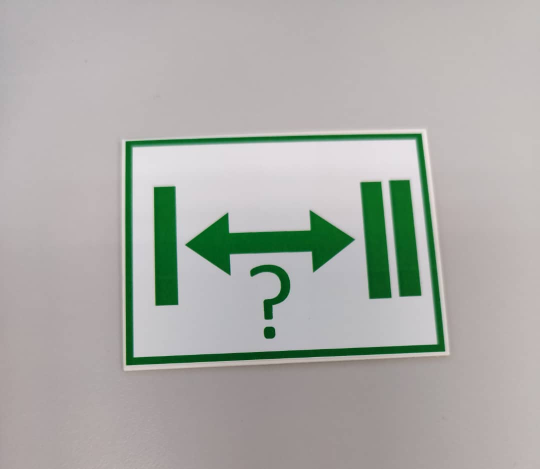
#> input picture NHM Week 3/Symbol-images/Measuring distance.jpeg, 1080 x 938 px (shown at 1/2 size)
$ python -i MatthewSymbol.py   (imports and definitions only)
#> lines starting #> are read from the running program, lines starting #| are printed output that depends on the picture; after the words box and inside, x2 and y2 are one past the last pixel; in counts of white or black regions, pixels touching at a corner belong together
#> further down, picture is the input picture: shape (938, 1080, 3); mean B, G, R 168.3, 172.7, 171.8
import cv2
import numpy as np
import os
from picamera2 import Picamera2
from collections import deque

# Initialize Raspberry Pi Camera
def initialize_camera():
    try:
        picam2 = Picamera2()
        picam2.configure(picam2.create_preview_configuration(main={"size": (640, 480)}))
        picam2.start()
        return picam2
    except RuntimeError as e:
        print(f"Camera initialization failed: {e}")
        return None

# [1 line that did not run here, left out]
# [3 lines not run here, left out]

# Load and preprocess reference images using ORB
reference_images = {}
orb = cv2.ORB_create()

script_dir = os.path.dirname(os.path.abspath(__file__))  # Get script directory
# [9 lines not run here, left out]

# ORB Feature Matching
# [25 lines left out: function match_image, not called in this run]

# Improved Shape Detection Function
def detect_shapes(frame):
    gray = cv2.cvtColor(frame, cv2.COLOR_BGR2GRAY)
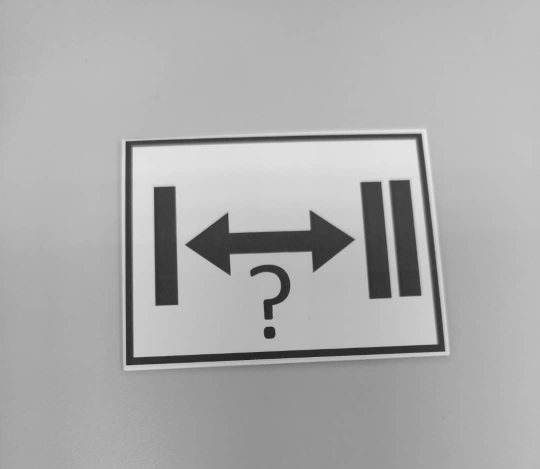
#> gray: shape (938, 1080) (shown at 1/2 size); min 25, max 236, mean 171.9
    blurred = cv2.GaussianBlur(gray, (5, 5), 0)
    _, thresh = cv2.threshold(blurred, 0, 255, cv2.THRESH_BINARY + cv2.THRESH_OTSU)
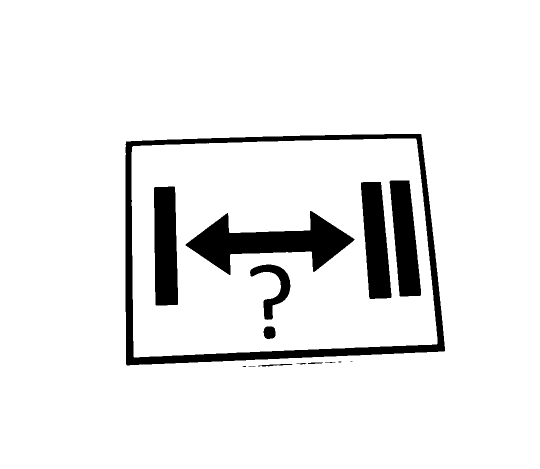
#> thresh: shape (938, 1080) (shown at 1/2 size); 92.3% white; 15 black regions (4 under 20 px), largest, box (x1, y1, x2, y2) and area: (251, 268, 890, 731) 26025, (371, 422, 709, 550) 18085, (308, 373, 356, 611) 10385
    edges = cv2.Canny(thresh, 30, 200)
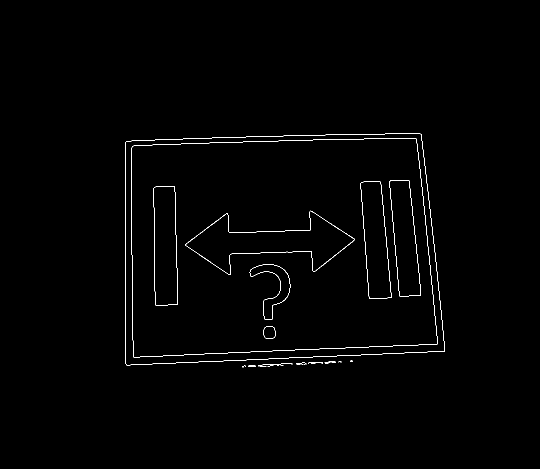
#> edges: shape (938, 1080) (shown at 1/2 size); 0.74% white in thin lines or dots, all inside (x1, y1, x2, y2) = (250, 267, 890, 735)

    # Apply morphological operations to clean up edges
    kernel = np.ones((3,3), np.uint8)
    edges = cv2.morphologyEx(edges, cv2.MORPH_CLOSE, kernel)

    contours, _ = cv2.findContours(edges, cv2.RETR_EXTERNAL, cv2.CHAIN_APPROX_SIMPLE)
#> contours = 9 contours, 3 with area under 20; largest, box (x1, y1, x2, y2) and area: (250, 267, 890, 731) 273646, (516, 727, 585, 733) 106, (592, 725, 613, 729) 45, (649, 723, 671, 727) 41, (616, 724, 646, 728) 29, (496, 731, 511, 734) 27

    shape_detected = None
    for contour in contours:
        if cv2.contourArea(contour) < 500:  # Skip small contours
            continue

        epsilon = 0.01 * cv2.arcLength(contour, True)
        approx = cv2.approxPolyDP(contour, epsilon, True)
        x, y, w, h = cv2.boundingRect(approx)

        # Draw contour and bounding box
        cv2.drawContours(frame, [approx], -1, (0, 255, 0), 2)
        cv2.rectangle(frame, (x, y), (x + w, y + h), (255, 0, 0), 2)

        # Calculate circularity
        area = cv2.contourArea(contour)
        perimeter = cv2.arcLength(contour, True)
        circularity = 4 * np.pi * area / (perimeter * perimeter) if perimeter > 0 else 0

        # Calculate convexity defects safely
        defect_count = 0
        max_defect = 0
        try:
            hull = cv2.convexHull(contour, returnPoints=False)
            if hull is not None and len(hull) > 3 and len(contour) > 3:
                defects = cv2.convexityDefects(contour, hull)
                if defects is not None:
                    defect_count = len(defects)
                    max_defect = np.max(defects[:, 0, 3]) if defect_count > 0 else 0
        except cv2.error as e:
            print(f"Convexity defect calculation skipped: {e}")
            defects = None

        # Debug output
        print(f"Debug - Sides: {len(approx)}, Circularity: {circularity:.3f}, Defects: {defect_count}, Max Defect: {max_defect}")

        # Determine shape based on properties
        sides = len(approx)
        if sides == 3:
            shape_detected = "Triangle"
        elif sides == 4:
            aspect_ratio = float(w) / h
            shape_detected = "Square" if 0.9 <= aspect_ratio <= 1.1 else "Rectangle"
        elif sides == 5:
            shape_detected = "Pentagon"
        elif sides == 6:
            shape_detected = "Hexagon"
        else:
            # Differentiate between Circle and Pac-Man
            if circularity > 0.8:
                shape_detected = "Circle"
            elif 0.5 <= circularity <= 0.8 and defect_count > 0 and max_defect > 300:
                shape_detected = "Pac-Man"
            else:
                shape_detected = "Unknown"

        # Label the shape on the frame
        cv2.putText(frame, shape_detected, (x, y - 10), cv2.FONT_HERSHEY_SIMPLEX,
                   0.6, (0, 255, 255), 2)
        break  # Only process the largest contour
#> this loop made 9 passes
#> (epsilon, approx, x, y, w, h, area, perimeter) on pass 9: (21.48, [[842, 268], [253, 282], [252, 729], [889, 702]], 252, 268, 638, 462, 273645.5, 2148)
#| Debug - Sides: 4, Circularity: 0.745, Defects: 30, Max Defect: 318
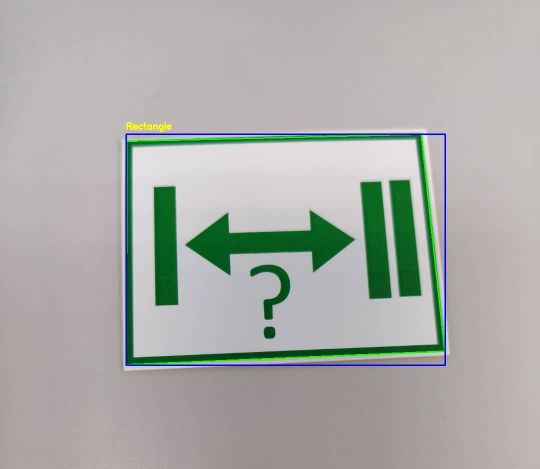
#> frame: shape (938, 1080, 3) (shown at 1/2 size); 1.21% of pixels changed, all inside (x1, y1, x2, y2) = (251, 244, 892, 732)

    return shape_detected

# Image Detection with Temporal Smoothing
# [30 lines left out: function detect_images, not called in this run]

# Main loop
prev_detections = deque()  # Store recent detections for smoothing
# [24 lines not run here, left out]

>>> import cv2
>>> picture = cv2.imread('../Symbol-images/Measuring distance.jpeg')
>>> result = detect_shapes(picture)
#> result = 'Rectangle'

$ run again, on NHM Week 3/Symbol-images/Stop Sign.jpeg
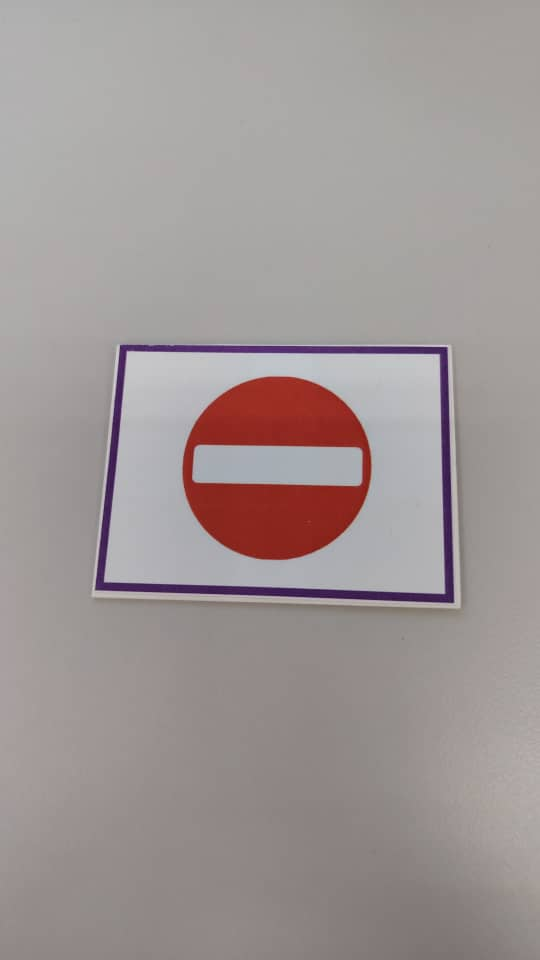
#> input picture NHM Week 3/Symbol-images/Stop Sign.jpeg, 540 x 960 px
#> picture is the input picture: shape (960, 540, 3); mean B, G, R 150.1, 150.8, 159.5
#> in detect_shapes, `_, thresh = cv2.threshold(blurred, 0, 255, cv2.THRESH_BINARY + cv2.THR..`:
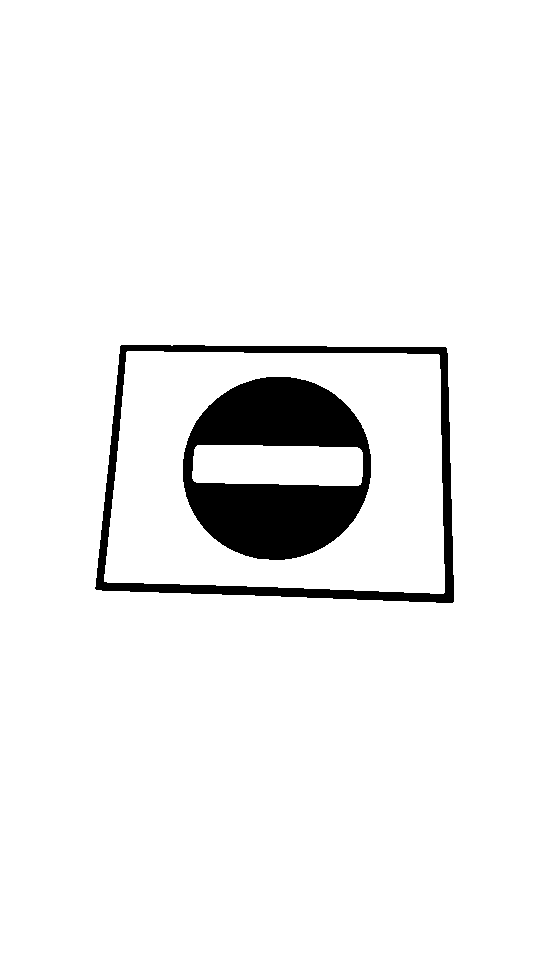
#> thresh: shape (960, 540); 94.3% white; 2 black regions, box (x1, y1, x2, y2) and area: (183, 377, 371, 560) 20638, (95, 345, 454, 603) 8989
#> edges: shape (960, 540); 0.64% white in thin lines or dots, all inside (x1, y1, x2, y2) = (95, 344, 454, 603)
#> contours = 1 contour; box (x1, y1, x2, y2) and area: (95, 344, 454, 603) 85882
#> the loop in detect_shapes, `for contour in contours:` made 1 pass
#> (epsilon, approx, x, y, w, h, area, perimeter) on pass 1: (12.04, [[120, 345], [95, 589], [453, 602], [446, 347]], 95, 345, 359, 258, 85882.5, 1204.1)
#> (printed output is left out)
#> after the loop in detect_shapes, `for contour in contours:`:
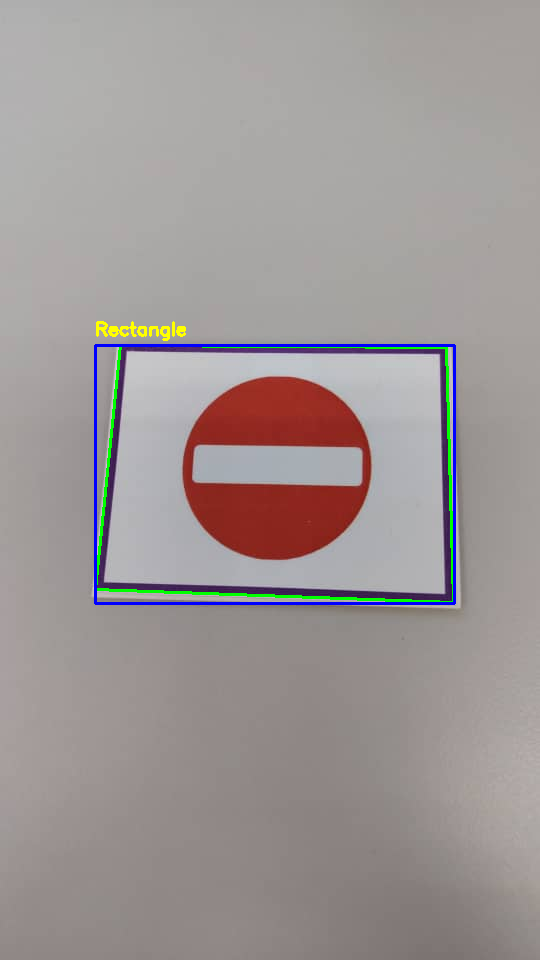
#> frame: shape (960, 540, 3); 1.38% of pixels changed, all inside (x1, y1, x2, y2) = (94, 321, 456, 605)
#> result = 'Rectangle'
